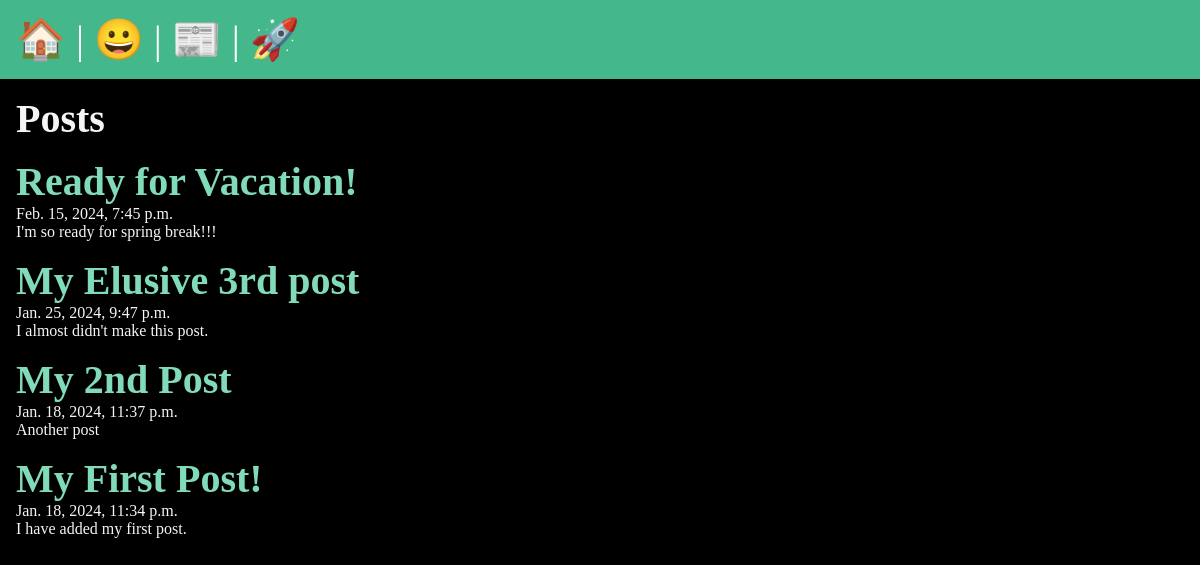
/posts/, run on the app's committed database.
### posts/models.py (models this page shows, shortened)
class Post(models.Model):
    title = models.CharField(max_length=75)
    body = models.TextField()
    slug = models.SlugField()
    date = models.DateTimeField(auto_now_add=True)
    banner = models.ImageField(default='fallback.png', blank=True)

### posts/views.py (the view)
# urls.py: path('', views.posts_list, name="list"),
def posts_list(request):
    posts = Post.objects.all().order_by('-date')
    return render(request, 'posts/posts_list.html', {'posts': posts})

### posts/templates/posts/posts_list.html (shortened to what this page needs)
{% extends 'layout.html' %}
{% block content %}
    <section>
    <h1>Posts</h1>
    {% for post in posts %}
        <article class="post">
            <h2>
                <a href="{%  url 'posts:page' slug=post.slug %}">
                    {{ post.title }}
                </a>
            </h2>
            <p>{{ post.date }}</p>
            <p>{{ post.body }}</p>
        </article>
    {% endfor %}
</section>
{% endblock %}

### templates/layout.html (shortened to what this page needs)
<!DOCTYPE html>
{% load static %}
<html lang="en">
<head>
    <link rel="stylesheet" href="{% static 'css/style.css' %}">
</head>
<body>
    <nav>
        <a href="/">
            <span role="img" aria-label="Home" title="Home">🏠</span>
        </a> |
        <a href="/about">
            <span role="img" aria-label="About" title="About">😀</span>
        </a> |
        <a href="{% url 'posts:list' %}">
            <span role="img" aria-label="Posts" title="Posts">📰</span>
        </a> |
        <a href="{% url 'users:register' %}">
            <span role="img" aria-label="User Registration" title="User Registration">🚀</span>
        </a>
    </nav>
    <main>
        {% block content %}
        {% endblock %}
    </main>
</body>
</html>

### static/css/style.css (style rules this page uses)
* { margin: 0; padding: 0; box-sizing: border-box; }
body { min-height: 100vh; background-color: black; color: whitesmoke; font-size: 3rem; }
nav { padding: 1rem; background-color: #44B78B; color: white; font-size: 2.5rem; }
main { padding: 1rem; }
section { display: flex; flex-flow: column; gap: 1rem; }
h1, h2 { font-size: 2.5rem; }
p { font-size: 1rem; }
a { text-decoration: none; color: #81dbb8; }

### data on the page
Post: title "Ready for Vacation!", date "Feb. 15, 2024, 7:45 p.m.", body "I'm so ready for spring break!!!"
Post: title "My Elusive 3rd post", date "Jan. 25, 2024, 9:47 p.m.", body "I almost didn't make this post."
Post: title "My 2nd Post", date "Jan. 18, 2024, 11:37 p.m.", body "Another post"
Post: title "My First Post!", date "Jan. 18, 2024, 11:34 p.m.", body "I have added my first post."
